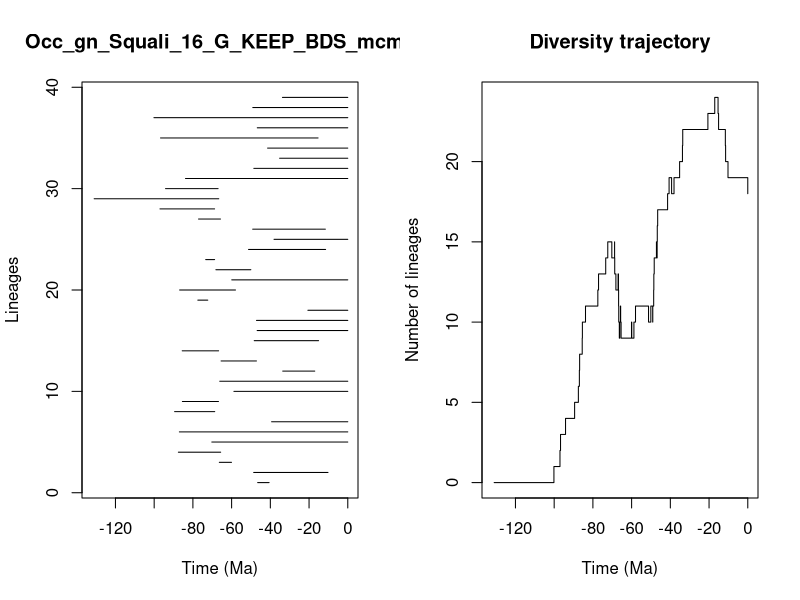

Recreate this plot in R.


pdf(file='../Results/Genus/5_MA_bins_EP/pyrate_mcmc_logs/Occ_gn_Squali_16_G_KEEP_BDS_mcmc_LTT.pdf',width=0.6*20, height=0.6*10)
title = "Occ_gn_Squali_16_G_KEEP_BDS_mcmc"
ts=c(46.54063078692182, 48.60289653530871,66.35000777134185,87.50320084490924,70.22325934882562,86.98522099460793,39.34747798094595,89.43947692714642,85.4291505558703,58.8115068063998,66.12877855116433,33.59512908284807,65.4336146349955,85.51577392120592,48.32425390244977,46.81230610203543,47.15421774794787,20.600361067480492,77.44904065724862,86.84826123766312,59.92602264695125,68.11898879170299,73.37848526069365,51.2615656544196,38.09920071761691,49.11344980583705,77.08115664681816,97.00292546570496,130.99745312518712,94.12769592919085,83.81919250455543,48.523786207653835,35.20509909095625,41.41586483292331,96.71348399791043,46.74394023418966,100.12832518871635,49.062775625533746,33.7436878457173)
te=c(40.64434734589142, 10.214840584269997,60.059424394081155,65.66057161399542,0.0,0.0,0.0,68.72543310669374,66.78915962869526,0.0,0.0,17.060709776648817,47.18318848040716,66.72149948636383,15.08026685048832,0.0,0.0,0.0,72.31548450222803,57.988100138475254,0.0,50.07380431596107,68.78461355660613,11.451654634953648,0.0,11.584556743096156,65.75698047448184,68.79587450754792,66.64244494255588,66.98751921801038,0.0,0.0,0.0,0.0,15.351547124377293,0.0,0.0,0.0,0.0)
div_traj=c(0, 1,2,3,4,5,6,7,8,9,10,11,12,13,14,15,14,15,14,13,12,13,12,11,10,9,10,11,10,9,10,9,10,11,10,11,10,11,12,13,14,15,14,15,16,17,18,19,18,19,20,21,22,23,24,23,22,21,20,19,18)
time_events=c(130.99745312518712, 100.12832518871635,97.00292546570496,96.71348399791043,94.12769592919085,89.43947692714642,87.50320084490924,86.98522099460793,86.84826123766312,85.51577392120592,85.4291505558703,83.81919250455543,77.44904065724862,77.08115664681816,73.37848526069365,72.31548450222803,70.22325934882562,68.79587450754792,68.78461355660613,68.72543310669374,68.11898879170299,66.98751921801038,66.78915962869526,66.72149948636383,66.64244494255588,66.35000777134185,66.12877855116433,65.75698047448184,65.66057161399542,65.4336146349955,60.059424394081155,59.92602264695125,58.8115068063998,57.988100138475254,51.2615656544196,50.07380431596107,49.11344980583705,49.062775625533746,48.60289653530871,48.523786207653835,48.32425390244977,47.18318848040716,47.15421774794787,46.81230610203543,46.74394023418966,46.54063078692182,41.41586483292331,40.64434734589142,39.34747798094595,38.09920071761691,35.20509909095625,33.7436878457173,33.59512908284807,20.600361067480492,17.060709776648817,15.351547124377293,15.08026685048832,11.584556743096156,11.451654634953648,10.214840584269997,0.0)
                par(mfrow=c(1,2))
                L = length(ts)
                plot(ts, 1:L , xlim=c(-max(ts)-1,0), pch=20, type="n", main=title,xlab="Time (Ma)",ylab="Lineages")
                for (i in 1:L){segments(x0=-te[i],y0=i,x1=-ts[i],y1=i)}    
                t = -time_events
                plot(div_traj ~ t,type="s", main = "Diversity trajectory",xlab="Time (Ma)",ylab="Number of lineages",xlim=c(-max(ts)-1,0))
                abline(v=c(65,200,251,367,445),lty=2,col="gray")
                
